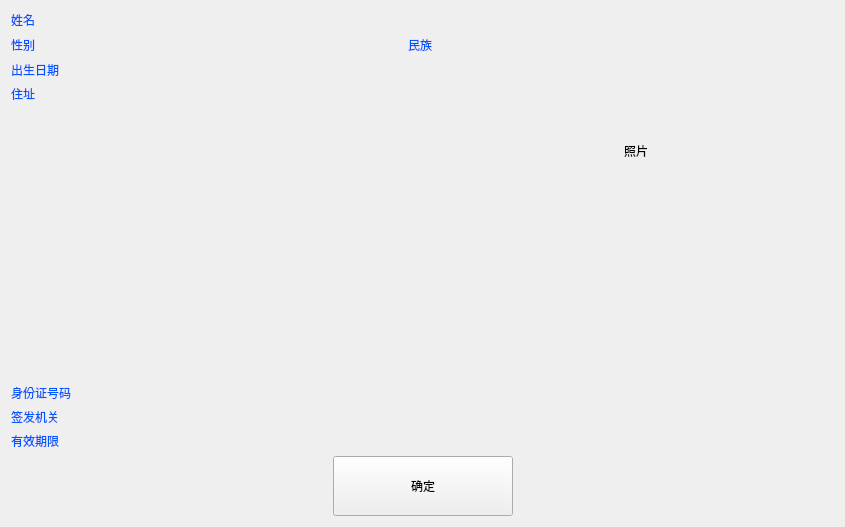
<?xml version="1.0" encoding="UTF-8"?>
<ui version="4.0">
 <class>QWidgetReadIDCard</class>
 <widget class="QWidget" name="QWidgetReadIDCard">
  <property name="geometry">
   <rect>
    <x>0</x>
    <y>0</y>
    <width>845</width>
    <height>527</height>
   </rect>
  </property>
  <property name="windowTitle">
   <string>Form</string>
  </property>
  <property name="styleSheet">
   <string notr="true">font: 25 24pt &quot;思源黑体 CN Light&quot;;</string>
  </property>
  <layout class="QVBoxLayout" name="verticalLayout_4">
   <item>
    <layout class="QHBoxLayout" name="horizontalLayout_11">
     <item>
      <layout class="QVBoxLayout" name="verticalLayout_2">
       <item>
        <layout class="QHBoxLayout" name="horizontalLayout_5">
         <item>
          <widget class="QLabel" name="label">
           <property name="minimumSize">
            <size>
             <width>160</width>
             <height>0</height>
            </size>
           </property>
           <property name="maximumSize">
            <size>
             <width>160</width>
             <height>16777215</height>
            </size>
           </property>
           <property name="styleSheet">
            <string notr="true">color: rgb(0, 85, 255);</string>
           </property>
           <property name="text">
            <string>姓名</string>
           </property>
          </widget>
         </item>
         <item>
          <widget class="QLabel" name="label_Name">
           <property name="minimumSize">
            <size>
             <width>120</width>
             <height>0</height>
            </size>
           </property>
           <property name="styleSheet">
            <string notr="true">color: rgb(0, 0, 0);</string>
           </property>
           <property name="text">
            <string/>
           </property>
          </widget>
         </item>
        </layout>
       </item>
       <item>
        <layout class="QHBoxLayout" name="horizontalLayout_9">
         <item>
          <layout class="QHBoxLayout" name="horizontalLayout_3">
           <item>
            <widget class="QLabel" name="label_2">
             <property name="minimumSize">
              <size>
               <width>160</width>
               <height>0</height>
              </size>
             </property>
             <property name="maximumSize">
              <size>
               <width>160</width>
               <height>16777215</height>
              </size>
             </property>
             <property name="styleSheet">
              <string notr="true">color: rgb(0, 85, 255);</string>
             </property>
             <property name="text">
              <string>性别</string>
             </property>
            </widget>
           </item>
           <item>
            <widget class="QLabel" name="label_Gender">
             <property name="minimumSize">
              <size>
               <width>40</width>
               <height>0</height>
              </size>
             </property>
             <property name="styleSheet">
              <string notr="true">color: rgb(0, 0, 0);</string>
             </property>
             <property name="text">
              <string/>
             </property>
            </widget>
           </item>
          </layout>
         </item>
         <item>
          <spacer name="horizontalSpacer">
           <property name="orientation">
            <enum>Qt::Horizontal</enum>
           </property>
           <property name="sizeHint" stdset="0">
            <size>
             <width>40</width>
             <height>20</height>
            </size>
           </property>
          </spacer>
         </item>
         <item>
          <layout class="QHBoxLayout" name="horizontalLayout_4">
           <item>
            <widget class="QLabel" name="label_5">
             <property name="styleSheet">
              <string notr="true">color: rgb(0, 85, 255);</string>
             </property>
             <property name="text">
              <string>民族</string>
             </property>
            </widget>
           </item>
           <item>
            <widget class="QLabel" name="label_Nation">
             <property name="minimumSize">
              <size>
               <width>180</width>
               <height>0</height>
              </size>
             </property>
             <property name="styleSheet">
              <string notr="true">color: rgb(0, 0, 0);</string>
             </property>
             <property name="text">
              <string/>
             </property>
            </widget>
           </item>
          </layout>
         </item>
        </layout>
       </item>
       <item>
        <layout class="QHBoxLayout" name="horizontalLayout_2">
         <item>
          <widget class="QLabel" name="label_6">
           <property name="minimumSize">
            <size>
             <width>160</width>
             <height>0</height>
            </size>
           </property>
           <property name="maximumSize">
            <size>
             <width>160</width>
             <height>16777215</height>
            </size>
           </property>
           <property name="styleSheet">
            <string notr="true">color: rgb(0, 85, 255);</string>
           </property>
           <property name="text">
            <string>出生日期</string>
           </property>
          </widget>
         </item>
         <item>
          <widget class="QLabel" name="label_Birthday">
           <property name="minimumSize">
            <size>
             <width>200</width>
             <height>0</height>
            </size>
           </property>
           <property name="styleSheet">
            <string notr="true">color: rgb(0, 0, 0);</string>
           </property>
           <property name="text">
            <string/>
           </property>
          </widget>
         </item>
        </layout>
       </item>
       <item>
        <layout class="QHBoxLayout" name="horizontalLayout" stretch="0,1">
         <item>
          <layout class="QVBoxLayout" name="verticalLayout">
           <item>
            <widget class="QLabel" name="label_7">
             <property name="minimumSize">
              <size>
               <width>160</width>
               <height>0</height>
              </size>
             </property>
             <property name="maximumSize">
              <size>
               <width>160</width>
               <height>16777215</height>
              </size>
             </property>
             <property name="styleSheet">
              <string notr="true">color: rgb(0, 85, 255);</string>
             </property>
             <property name="text">
              <string>住址</string>
             </property>
            </widget>
           </item>
           <item>
            <spacer name="verticalSpacer">
             <property name="orientation">
              <enum>Qt::Vertical</enum>
             </property>
             <property name="sizeHint" stdset="0">
              <size>
               <width>20</width>
               <height>40</height>
              </size>
             </property>
            </spacer>
           </item>
          </layout>
         </item>
         <item>
          <widget class="QLabel" name="label_Address">
           <property name="minimumSize">
            <size>
             <width>220</width>
             <height>40</height>
            </size>
           </property>
           <property name="styleSheet">
            <string notr="true">color: rgb(0, 0, 0);</string>
           </property>
           <property name="text">
            <string/>
           </property>
           <property name="wordWrap">
            <bool>true</bool>
           </property>
          </widget>
         </item>
        </layout>
       </item>
       <item>
        <layout class="QHBoxLayout" name="horizontalLayout_6">
         <item>
          <widget class="QLabel" name="label_8">
           <property name="minimumSize">
            <size>
             <width>160</width>
             <height>0</height>
            </size>
           </property>
           <property name="maximumSize">
            <size>
             <width>160</width>
             <height>16777215</height>
            </size>
           </property>
           <property name="styleSheet">
            <string notr="true">color: rgb(0, 85, 255);</string>
           </property>
           <property name="text">
            <string>身份证号码</string>
           </property>
          </widget>
         </item>
         <item>
          <widget class="QLabel" name="label_Identify">
           <property name="minimumSize">
            <size>
             <width>200</width>
             <height>0</height>
            </size>
           </property>
           <property name="styleSheet">
            <string notr="true">color: rgb(0, 0, 0);</string>
           </property>
           <property name="text">
            <string/>
           </property>
          </widget>
         </item>
        </layout>
       </item>
       <item>
        <layout class="QHBoxLayout" name="horizontalLayout_7">
         <item>
          <widget class="QLabel" name="label_9">
           <property name="minimumSize">
            <size>
             <width>160</width>
             <height>0</height>
            </size>
           </property>
           <property name="maximumSize">
            <size>
             <width>160</width>
             <height>16777215</height>
            </size>
           </property>
           <property name="styleSheet">
            <string notr="true">color: rgb(0, 85, 255);</string>
           </property>
           <property name="text">
            <string>签发机关</string>
           </property>
          </widget>
         </item>
         <item>
          <widget class="QLabel" name="label_IssueAuthority">
           <property name="minimumSize">
            <size>
             <width>200</width>
             <height>0</height>
            </size>
           </property>
           <property name="styleSheet">
            <string notr="true">color: rgb(0, 0, 0);</string>
           </property>
           <property name="text">
            <string/>
           </property>
          </widget>
         </item>
        </layout>
       </item>
       <item>
        <layout class="QHBoxLayout" name="horizontalLayout_8">
         <item>
          <widget class="QLabel" name="label_10">
           <property name="minimumSize">
            <size>
             <width>160</width>
             <height>0</height>
            </size>
           </property>
           <property name="maximumSize">
            <size>
             <width>160</width>
             <height>16777215</height>
            </size>
           </property>
           <property name="styleSheet">
            <string notr="true">color: rgb(0, 85, 255);</string>
           </property>
           <property name="text">
            <string>有效期限</string>
           </property>
          </widget>
         </item>
         <item>
          <widget class="QLabel" name="label_ExpirationDate">
           <property name="minimumSize">
            <size>
             <width>200</width>
             <height>0</height>
            </size>
           </property>
           <property name="styleSheet">
            <string notr="true">color: rgb(0, 0, 0);</string>
           </property>
           <property name="text">
            <string/>
           </property>
          </widget>
         </item>
        </layout>
       </item>
      </layout>
     </item>
     <item>
      <layout class="QVBoxLayout" name="verticalLayout_3">
       <item>
        <widget class="QLabel" name="label_Photo">
         <property name="minimumSize">
          <size>
           <width>210</width>
           <height>280</height>
          </size>
         </property>
         <property name="maximumSize">
          <size>
           <width>270</width>
           <height>360</height>
          </size>
         </property>
         <property name="text">
          <string>照片</string>
         </property>
        </widget>
       </item>
       <item>
        <spacer name="verticalSpacer_2">
         <property name="orientation">
          <enum>Qt::Vertical</enum>
         </property>
         <property name="sizeHint" stdset="0">
          <size>
           <width>20</width>
           <height>40</height>
          </size>
         </property>
        </spacer>
       </item>
      </layout>
     </item>
    </layout>
   </item>
   <item>
    <layout class="QHBoxLayout" name="horizontalLayout_10">
     <item>
      <spacer name="horizontalSpacer_2">
       <property name="orientation">
        <enum>Qt::Horizontal</enum>
       </property>
       <property name="sizeHint" stdset="0">
        <size>
         <width>40</width>
         <height>20</height>
        </size>
       </property>
      </spacer>
     </item>
     <item>
      <widget class="QPushButton" name="pushButton_OK">
       <property name="minimumSize">
        <size>
         <width>180</width>
         <height>60</height>
        </size>
       </property>
       <property name="text">
        <string>确定</string>
       </property>
      </widget>
     </item>
     <item>
      <spacer name="horizontalSpacer_3">
       <property name="orientation">
        <enum>Qt::Horizontal</enum>
       </property>
       <property name="sizeHint" stdset="0">
        <size>
         <width>40</width>
         <height>20</height>
        </size>
       </property>
      </spacer>
     </item>
    </layout>
   </item>
  </layout>
 </widget>
 <resources/>
 <connections/>
</ui>
